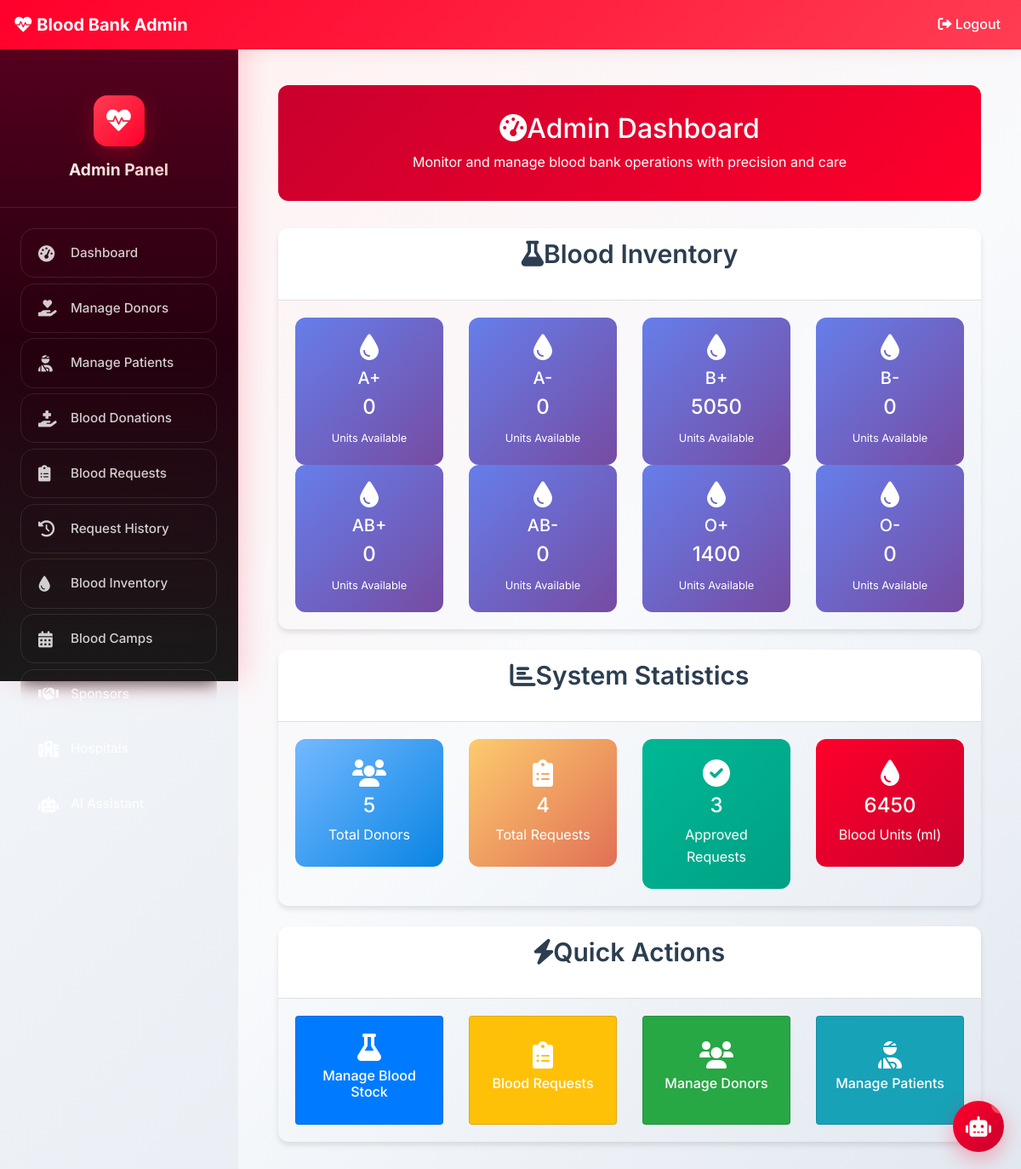
Screenshot of /admin-dashboard (signed in) with the database file from the repository.
### blood/models.py (models this page shows, shortened)
class Stock(models.Model):
    bloodgroup=models.CharField(max_length=10)
    unit=models.PositiveIntegerField(default=0)

### blood/views.py (the view)
# urls.py: path('admin-dashboard', views.admin_dashboard_view,name='admin-dashboard'),
@login_required(login_url='adminlogin')
def admin_dashboard_view(request):
    totalunit=models.Stock.objects.aggregate(Sum('unit'))
    recent_certificates = models.Certificate.objects.filter(
        issued_date__gte=date.today() - timedelta(days=7)
    ).order_by('-issued_date')[:5]
    dict={
        'A1':models.Stock.objects.get(bloodgroup="A+"),
        'A2':models.Stock.objects.get(bloodgroup="A-"),
        'B1':models.Stock.objects.get(bloodgroup="B+"),
        'B2':models.Stock.objects.get(bloodgroup="B-"),
        'AB1':models.Stock.objects.get(bloodgroup="AB+"),
        'AB2':models.Stock.objects.get(bloodgroup="AB-"),
        'O1':models.Stock.objects.get(bloodgroup="O+"),
        'O2':models.Stock.objects.get(bloodgroup="O-"),
        'totaldonors':dmodels.Donor.objects.all().count(),
        'totalbloodunit':totalunit['unit__sum'],
        'totalrequest':models.BloodRequest.objects.all().count(),
        'totalapprovedrequest':models.BloodRequest.objects.all().filter(status='Approved').count(),
        'recent_certificates': recent_certificates,
        'total_certificates': models.Certificate.objects.count(),
        'blood_camps_count': models.BloodCamp.objects.filter(status='PLANNED').count(),
        'sponsors_count': models.Sponsor.objects.filter(is_active=True).count(),
    }
    return render(request,'blood/admin_dashboard.html',context=dict)

### templates/blood/admin_dashboard.html (shortened to what this page needs)
{% extends 'blood/adminbase.html' %}
{% block content %}
{% load static %}
<div class="container-fluid">
    <div class="dashboard-header enhanced-card">
        <h2><i class="fas fa-tachometer-alt me-2 pulse-icon"></i>Admin Dashboard</h2>
        <p class="mb-0">Monitor and manage blood bank operations with precision and care</p>
    </div>
    <div class="modern-card mb-4">
        <div class="card-header bg-white">
            <h4 class="section-title"><i class="fas fa-flask me-2"></i>Blood Inventory</h4>
        </div>
        <div class="card-body">
            <div class="row g-3">
                <div class="col-lg-3 col-md-4 col-sm-6">
                    <div class="blood-card">
                        <i class="fas fa-tint fa-2x mb-2"></i>
                        <h5>A+</h5>
                        <h4>{{A1.unit}}</h4>
                        <small>Units Available</small>
                    </div>
                </div>
                <div class="col-lg-3 col-md-4 col-sm-6">
                    <div class="blood-card">
                        <i class="fas fa-tint fa-2x mb-2"></i>
                        <h5>A-</h5>
                        <h4>{{A2.unit}}</h4>
                        <small>Units Available</small>
                    </div>
                </div>
                <div class="col-lg-3 col-md-4 col-sm-6">
                    <div class="blood-card">
                        <i class="fas fa-tint fa-2x mb-2"></i>
                        <h5>B+</h5>
                        <h4>{{B1.unit}}</h4>
                        <small>Units Available</small>
                    </div>
                </div>
                <div class="col-lg-3 col-md-4 col-sm-6">
                    <div class="blood-card">
                        <i class="fas fa-tint fa-2x mb-2"></i>
                        <h5>B-</h5>
                        <h4>{{B2.unit}}</h4>
                        <small>Units Available</small>
                    </div>
                </div>
                <div class="col-lg-3 col-md-4 col-sm-6">
                    <div class="blood-card">
                        <i class="fas fa-tint fa-2x mb-2"></i>
                        <h5>AB+</h5>
                        <h4>{{AB1.unit}}</h4>
                        <small>Units Available</small>
                    </div>
                </div>
                <div class="col-lg-3 col-md-4 col-sm-6">
                    <div class="blood-card">
                        <i class="fas fa-tint fa-2x mb-2"></i>
                        <h5>AB-</h5>
                        <h4>{{AB2.unit}}</h4>
                        <small>Units Available</small>
                    </div>
                </div>
                <div class="col-lg-3 col-md-4 col-sm-6">
                    <div class="blood-card">
                        <i class="fas fa-tint fa-2x mb-2"></i>
                        <h5>O+</h5>
                        <h4>{{O1.unit}}</h4>
                        <small>Units Available</small>
                    </div>
                </div>
                <div class="col-lg-3 col-md-4 col-sm-6">
                    <div class="blood-card">
                        <i class="fas fa-tint fa-2x mb-2"></i>
                        <h5>O-</h5>
                        <h4>{{O2.unit}}</h4>
                        <small>Units Available</small>
                    </div>
                </div>
            </div>
        </div>
    </div>
    <div class="modern-card mb-4">
        <div class="card-header bg-white">
            <h4 class="section-title"><i class="fas fa-chart-bar me-2"></i>System Statistics</h4>
        </div>
        <div class="card-body">
            <div class="row g-3">
                <div class="col-lg-3 col-md-6">
                    <div class="stat-card info">
                        <i class="fas fa-users fa-2x mb-2"></i>
                        <h4>{{totaldonors}}</h4>
                        <span>Total Donors</span>
                    </div>
                </div>
                <div class="col-lg-3 col-md-6">
                    <div class="stat-card warning">
                        <i class="fas fa-clipboard-list fa-2x mb-2"></i>
                        <h4>{{totalrequest}}</h4>
                        <span>Total Requests</span>
                    </div>
                </div>
                <div class="col-lg-3 col-md-6">
                    <div class="stat-card success">
                        <i class="fas fa-check-circle fa-2x mb-2"></i>
                        <h4>{{totalapprovedrequest}}</h4>
                        <span>Approved Requests</span>
                    </div>
                </div>
                <div class="col-lg-3 col-md-6">
                    <div class="stat-card danger">
                        <i class="fas fa-tint fa-2x mb-2"></i>
                        <h4>{{totalbloodunit}}</h4>
                        <span>Blood Units (ml)</span>
                    </div>
                </div>
            </div>
        </div>
    </div>
    <div class="modern-card">
        <div class="card-header bg-white">
            <h4 class="section-title"><i class="fas fa-bolt me-2"></i>Quick Actions</h4>
        </div>
        <div class="card-body">
            <div class="row g-3">
                <div class="col-lg-3 col-md-6">
                    <a href="/admin-blood" class="action-card">
                        <div class="card bg-primary text-white h-100">
                            <div class="card-body text-center d-flex flex-column justify-content-center">
                                <i class="fas fa-flask fa-2x mb-2"></i>
                                <h6>Manage Blood Stock</h6>
                            </div>
                        </div>
                    </a>
                </div>
                <div class="col-lg-3 col-md-6">
                    <a href="/admin-request" class="action-card">
                        <div class="card bg-warning text-white h-100">
                            <div class="card-body text-center d-flex flex-column justify-content-center">
                                <i class="fas fa-clipboard-list fa-2x mb-2"></i>
                                <h6>Blood Requests</h6>
                            </div>
                        </div>
                    </a>
                </div>
                <div class="col-lg-3 col-md-6">
                    <a href="/admin-donor" class="action-card">
                        <div class="card bg-success text-white h-100">
                            <div class="card-body text-center d-flex flex-column justify-content-center">
                                <i class="fas fa-users fa-2x mb-2"></i>
                                <h6>Manage Donors</h6>
                            </div>
                        </div>
                    </a>
                </div>
                <div class="col-lg-3 col-md-6">
                    <a href="/admin-patient" class="action-card">
                        <div class="card bg-info text-white h-100">
                            <div class="card-body text-center d-flex flex-column justify-content-center">
                                <i class="fas fa-user-injured fa-2x mb-2"></i>
                                <h6>Manage Patients</h6>
                            </div>
                        </div>
                    </a>
                </div>
            </div>
        </div>
    </div>
</div>
{% endblock content %}

### static/css/modern.css (style rules this page uses)
:root { --primary-100: #FFF2F2; --primary-200: #FFB6B6; --primary-300: #FF7980; --primary-400: #FF3D52; --primary-500: #FF002B; --primary-600: #C9002D; --primary-700: #93002A; --primary-800: #5C0020; --primary-900: #26000F; --primary-red: var(--primary-500); --secondary-red: var(--primary-400); --light-red: var(--primary-100); --dark-red: var(--primary-700); --pure-white: #ffffff; --light-gray: #f8fafc; --medium-gray: #64748b; --dark-gray: #1e293b; --shadow: 0 10px 25px rgba(0, 0, 0, 0.1); --shadow-lg: 0 20px 40px rgba(0, 0, 0, 0.1); }
* { margin: 0; padding: 0; box-sizing: border-box; }
body { font-family: 'Inter', 'Segoe UI', Tahoma, Geneva, Verdana, sans-serif; line-height: 1.6; color: var(--dark-gray); background-color: var(--pure-white); }
.section-title { text-align: center; font-size: 2.5rem; font-weight: 700; color: var(--dark-gray); margin-bottom: 1rem; }

### templates/blood/adminbase.html (style rules this page uses)
.admin-body { background: linear-gradient(135deg, #f8fafc 0%, #e2e8f0 100%); font-family: 'Inter', sans-serif; }
.section-title { font-size: 1.875rem; font-weight: 700; color: var(--dark-gray); margin-bottom: 0.5rem; }

### templates/blood/admin_dashboard.html (style rules this page uses)
:root { --primary-red: #FF002B; --primary-600: #C9002D; --shadow: 0 4px 6px rgba(0, 0, 0, 0.1); --shadow-lg: 0 10px 15px rgba(0, 0, 0, 0.1); }
.modern-card { border: none; border-radius: 12px; box-shadow: var(--shadow); transition: all 0.3s ease; overflow: hidden; }
.stat-card { background: linear-gradient(135deg, #667eea 0%, #764ba2 100%); color: white; border-radius: 12px; padding: 1.5rem; text-align: center; transition: transform 0.3s ease; }
.stat-card.info { background: linear-gradient(135deg, #74b9ff, #0984e3); }
.stat-card.warning { background: linear-gradient(135deg, #fdcb6e, #e17055); }
.stat-card.success { background: linear-gradient(135deg, #00b894, #00a085); }
.stat-card.danger { background: linear-gradient(135deg, var(--primary-red), var(--primary-600)); }
.blood-card { background: linear-gradient(135deg, #667eea, #764ba2); color: white; border-radius: 12px; padding: 1.2rem; text-align: center; transition: all 0.3s ease; }
.action-card { border-radius: 12px; transition: all 0.3s ease; text-decoration: none; border: none; }
.dashboard-header { background: linear-gradient(135deg, var(--primary-600), var(--primary-red)); color: white; border-radius: 12px; padding: 2rem; margin-bottom: 2rem; text-align: center; }
.section-title { font-weight: 600; margin-bottom: 1.5rem; color: #2c3e50; }
.pulse-icon { animation: pulse 2s infinite; }
.enhanced-card { position: relative; overflow: hidden; }
.enhanced-card::before { content: ''; position: absolute; top: 0; left: -100%; width: 100%; height: 100%; background: linear-gradient(90deg, transparent, rgba(255,255,255,0.2), transparent); transition: left 0.5s; }

### rows the page displays
Stock: unit "0"
Stock: unit "0"
Stock: unit "5050"
Stock: unit "0"
Stock: unit "0"
Stock: unit "0"
Stock: unit "1400"
Stock: unit "0"

### other values shown
{{ totaldonors }} "5"
{{ totalrequest }} "4"
{{ totalapprovedrequest }} "3"
{{ totalbloodunit }} "6450"
